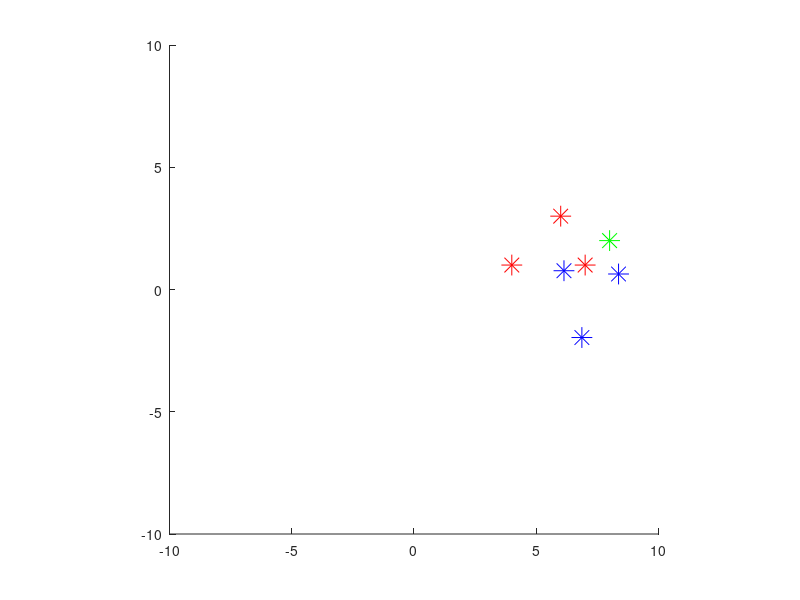

Write the MATLAB code that produced this figure.
## HW 2
# Author: Yiyun Liu
#
# In case you are wondering, this homework is published with GNU
# Octave. Some of the code here might not be compatible with
# Matlab.

## 3.9
# First we define the matrix representing the vertices

M = [6 3 1; 4 1 1; 7 1 1]'
##
# and the parameterized translation/rotation matrices in 2D
R2D = @(theta) [cos(theta) -sin(theta) 0;
                sin(theta) cos(theta) 0;
                0 0 1]

T2D = @(x,y) [1 0 x;
              0 1 y;
              0 0 1]
##
# Now we can compute the transformation, and apply it to the
# points. 
trans39 = T2D(8,2) * R2D(pi/3) * T2D(-8,-2)
points39 = trans39 * M
figure(1);
hold on;
plot(points39(1,:),points39(2,:),'*b',"markersize",15);
plot([8],[2], '*g',"markersize",15);
plot(M(1,:),M(2,:),'*r',"markersize",15);
axis([-10 10 -10 10],"square");
hold off;
##
# The green point is the origin of rotation. The red/blue
# represent the before/after.

## 3.20
# Now we're in 3D, so we need to define the 3D versions accordingly.
# I copy/pasted the RY from textbook.
RY = @(theta) [cos(theta) 0 sin(theta) 0;
               0 1 0 0;
               -sin(theta) 0 cos(theta) 0;
               0 0 0 1]

T = @(x,y,z) [1 0 0 x;
              0 1 0 y;
              0 0 1 z;
              0 0 0 1]

##
# We do as what the problem says. Since we are rotating with direction
# opposite to the y-axis, we rotate the negation of $2\pi/3$

trans320 = T(-2,0,4) * RY(-2*pi/3) * T(2,0,-4)

## 3.23
# Observe that $A$ is on the zy-plane the angle between $A$ and $z$ axis is $\pi/6$, which
# can be calculated in the following way:
A = [0 1 sqrt(3)]';
Z = [0 0 1]';
acos(dot(A/norm(A),Z));


RX = @(t) [1 0 0 0;
           0 cos(t) -sin(t) 0;
           0 sin(t) cos(t) 0;
           0 0 0 1]

RZ = @(t) [cos(t) -sin(t) 0 0;
           sin(t) cos(t) 0 0;
           0 0 1 0;
           0 0 0 1]

trans323 =  RX(-pi/6) * RZ(pi/3)* RX(pi/6)

## 3.25
# First we define the matrix P, as given in text book
P = @(d) [1 0 0 0;
          0 1 0 0;
          0 0 0 0;
         0 0 -1/d 1]

##
# (a)
#
# To rotate the y-axis to the z-axis, we simply rotate around x-axis
# by $\pi/2$
trans325a = RX(-pi/2) * P(10) * RX(pi/2)

##
# (b)
M = [1 2 3 1; 4 -1 0 1; 5 2 3 1]'
points325b = trans325a * M


## 3.28
# (a) $-1/d$ converges to $0$ when $d$ goes to infinity, and therefore
# we have
PInfty = [1 0 0 0;
          0 1 0 0;
          0 0 0 0;
          0 0 0 1]
##
# (b)
#
# $P_\infty \begin{bmatrix}x \\ y \\ z \\ 1\end{bmatrix} = \begin{bmatrix}x \\ y \\ 0 \\ 1\end{bmatrix}$
#
# It simply discard the $z$, and hence the information about
# objects' distance is completely lost. Two objects, no matter their
# $z$ value, will be stacked on the same point. This is called
# orthographic projection.
